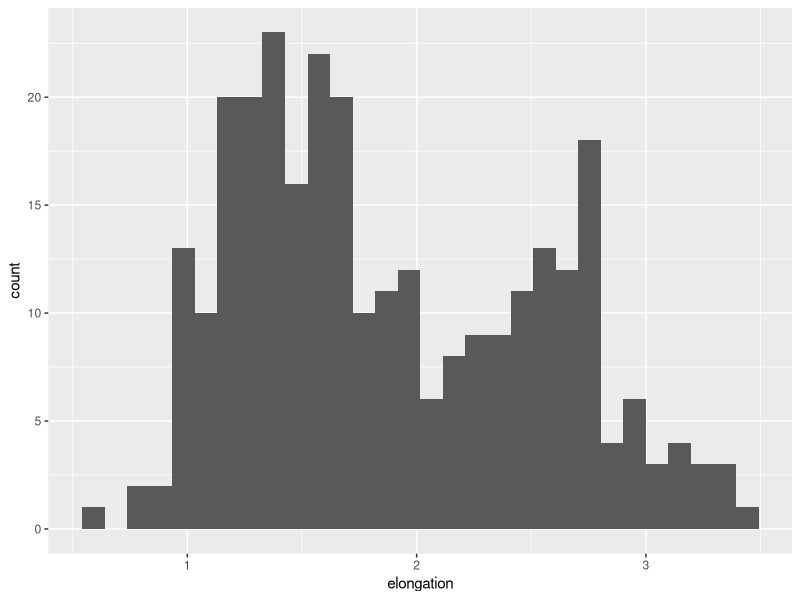
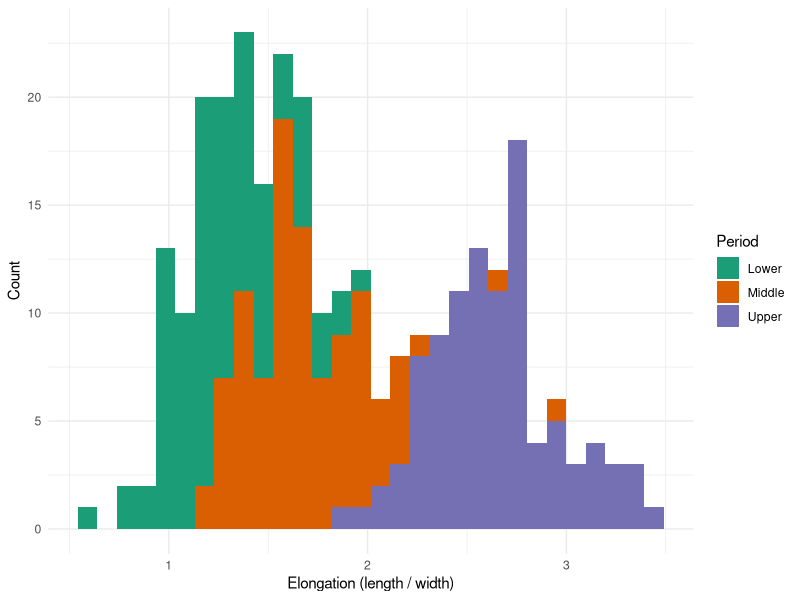
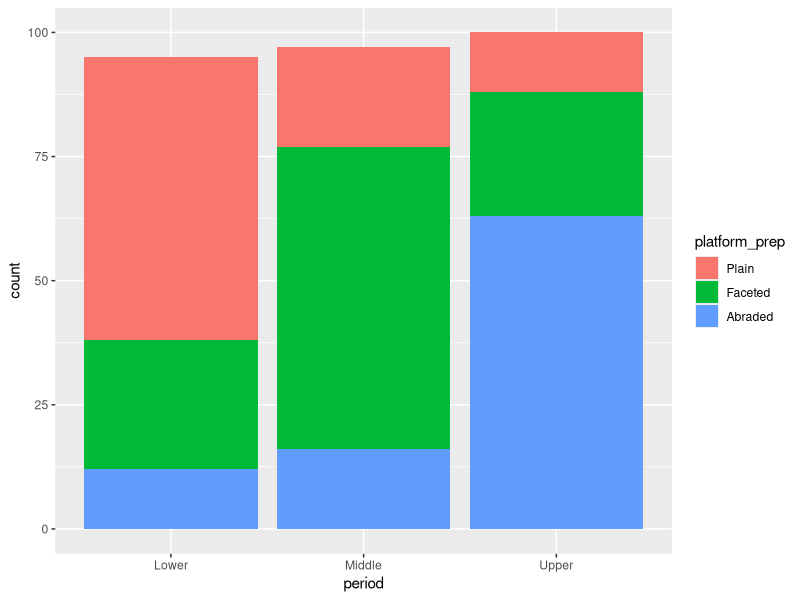
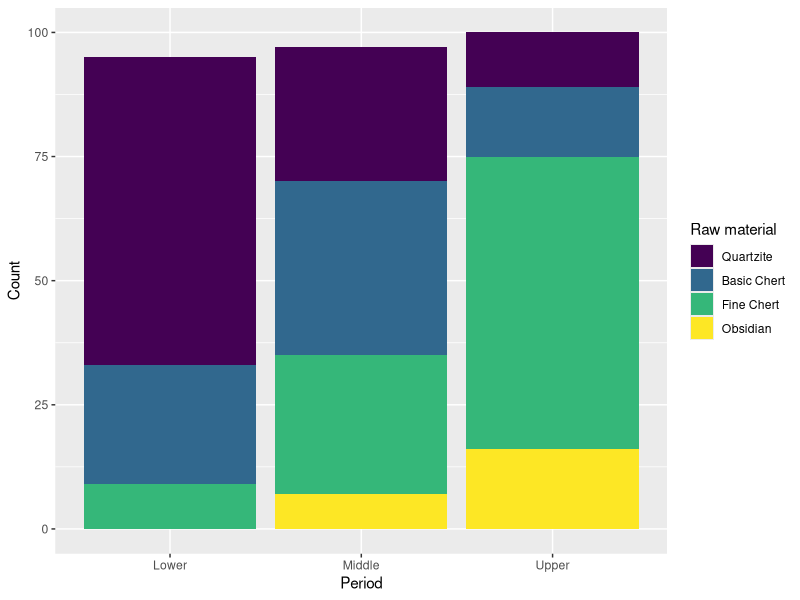
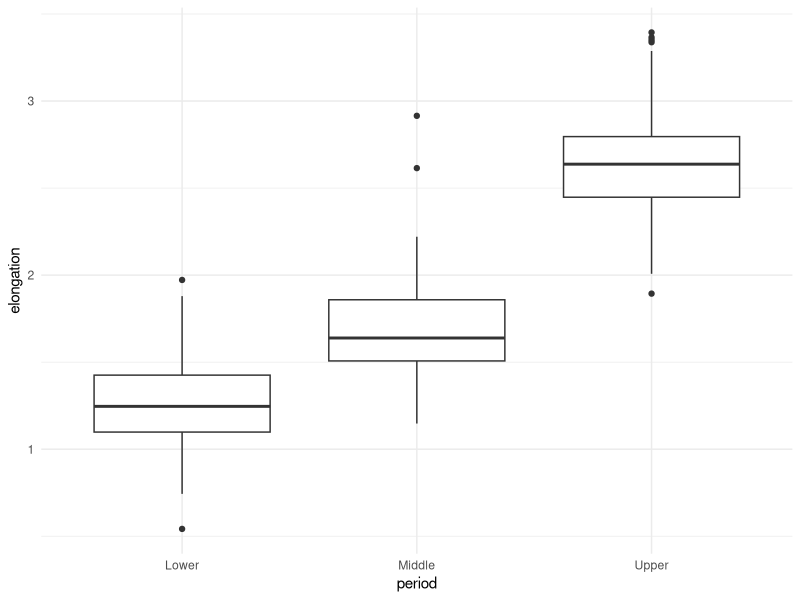
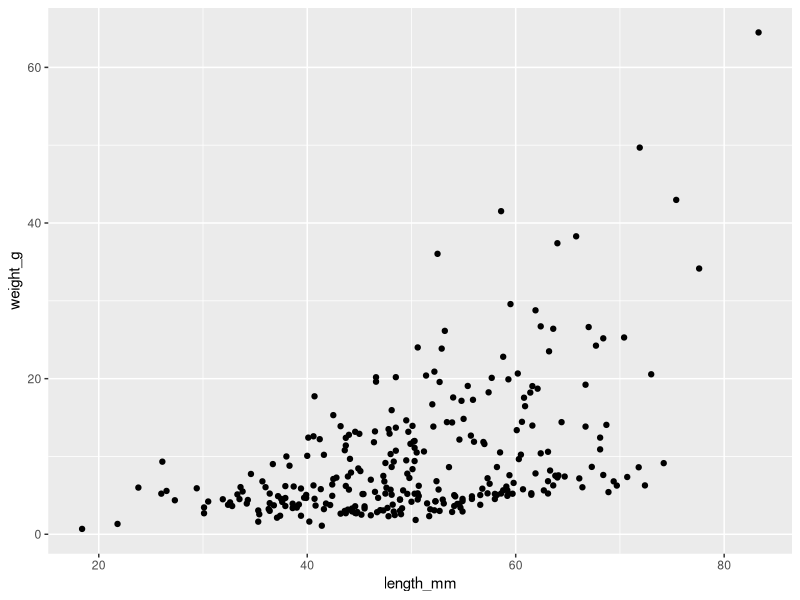
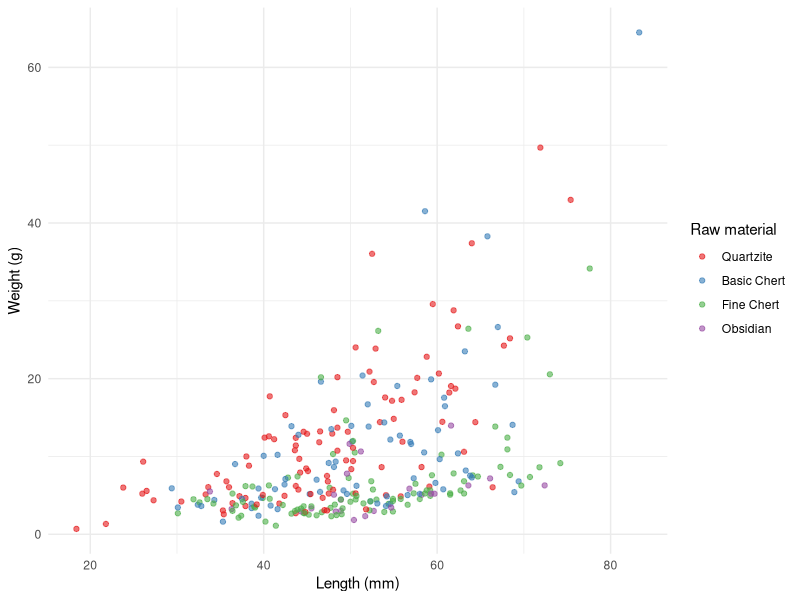

Source code (R) for these figures, in order:
# =============================================================================
# LESSON: 02-2 (Visualisation)
# =============================================================================
# LEARNING OBJECTIVES:
#   1. Build histograms, boxplots, and scatterplots with ggplot2
#   2. Apply brewer/viridis colour palettes correctly (never hardcoded colours)
#   3. See the Lower->Middle->Upper elongation trend directly, before any
#      formal statistical test is run - visualisation comes first, inference
#      second, which mirrors good archaeological practice generally
# =============================================================================

library(tidyverse)

lithics <- read_csv("data/lithics_clean.csv") |>
  mutate( # factor conversions control plot ordering. Without them, ggplot sorts alphabetically
    period = factor(period, 
                    levels = c("Lower", "Middle", "Upper")),
    raw_material  = factor(raw_material,
                    levels = c("Quartzite", "Basic Chert", "Fine Chert", "Obsidian")),
    platform_prep = factor(platform_prep, 
                           levels = c("Plain", "Faceted", "Abraded")))

# --- Histogram: elongation distribution by period ---------------------------
# WHY: a histogram shows DISTRIBUTION SHAPE, not just a single mean - this
#      matters here because we expect not just a shift in the centre of the
#      distribution across periods, but also a narrowing (lower variance) in
#      later periods, consistent with increasing standardisation of blade
#      production relative to earlier flake technologies.

ggplot(lithics) +  # start with basic histogram that we develop
  aes(x = elongation) + 
  geom_histogram() 

ggplot(lithics) + # develop the basic plot into more elaborate one
  aes(x = elongation, 
      fill = period) + 
  geom_histogram() +
  scale_fill_brewer(palette = "Dark2") +
  labs(x = "Elongation (length / width)", y = "Count", fill = "Period") +
  theme_minimal() # consider to show facet_wrap to improve

# INTERPRETATION: Upper Palaeolithic elongation values cluster in a
# narrower, higher range than Lower Palaeolithic values, which spread more
# widely around a lower centre. This is the FIRST visual hint of the
# flake -> Levallois -> blade technological trajectory, before any p-value
# has been computed. Bar-Yosef & Kuhn (1999) frame blade production as the
# defining laminar technology of this later trajectory.

# --- Barplot: elongation by period --- Raw material composition across periods
# =============================================================================
# WHY A STACKED BAR PLOT: this is fundamentally a COMPOSITIONAL question -
#      not "how many artefacts of each material exist" (which would be
#      sensitive to our arbitrary sample size choices) but "what PROPORTION
#      of each period's assemblage is made of each material." Converting
#      counts to within-period proportions BEFORE plotting is what makes
#      this a fair compositional comparison across periods of equal sample
#      size here, and would remain fair even if period sample sizes differed
#      in a real dataset.
# ARCHAEOLOGICAL BASIS: this is NOT a simple "more trade over time" story.
#      Lower Palaeolithic = bulk local material (low diversity). Middle
#      Palaeolithic = the MOST diverse/even mix of local and semi-local
#      materials (Bourguignon et al. on La Combette provisioning). Upper
#      Palaeolithic = one quality material dominant PLUS a much larger
#      persistent exotic component than earlier periods (long-distance,
#      quality-driven procurement). The pattern is bulk-local ->
#      diversified-local -> quality-and-exotic, not a linear increase in
#      "trade."

ggplot(lithics) + # basic barplot to setup for hypothesis test in next lesson
  aes(x = period,  
      fill = platform_prep)  +
  geom_bar()

ggplot(lithics) + # develop the basic barplot into a more polished plot
  aes(x = period,  
      fill = raw_material) +
  geom_bar() +
  scale_fill_viridis_d(option = "D") +
  labs(x = "Period", y = "Count", fill = "Raw material")

# INTERPRETATION: Lower Palaeolithic shows one colour band (Quartzite)
# dominating most of the bar. Middle Palaeolithic shows the most EVEN split
# across three-to-four colour bands - the most compositionally diverse
# period. Upper Palaeolithic shows one band (Fine Chert) dominant again,
# but with a visible, persistent Obsidian band that barely existed in
# earlier periods - this is the "exotic component" the literature
# documents, not simply "more of everything."

# --- Boxplot: elongation by period -------------------------------------------
# WHY: boxplots make the period-to-period SHIFT IN MEDIAN easier to compare
#      at a glance than a histogram does, at the cost of hiding some
#      distributional detail the histogram showed. Showing both is
#      deliberate - no single plot type tells the whole story.
ggplot(lithics) + # basic boxplot, can add ggbeeswarm
  aes(x = period, 
      y = elongation) +
  geom_boxplot() +
  theme_minimal()

# INTERPRETATION: if the three boxes barely overlap, that is a strong visual
# clue an ANOVA run on this variable will return a small p-value - the
# formal test in Lesson 2 confirms what the eye already suspects here.

# --- Scatterplot: length vs weight, coloured by raw material ----------------
# WHY: scatterplots reveal RELATIONSHIPS BETWEEN two continuous variables -
#      here, confirming that weight increases with length as physically
#      expected, while colour by raw_material shows whether different
#      materials occupy different regions of that relationship (e.g.
#      denser quartzite producing heavier flakes at a given length).

ggplot(lithics) + # basic scatterplot that we develop
  aes(x = length_mm,
      y = weight_g) +
  geom_point() 

ggplot(lithics) + # more elaborate scatterplot
  aes(x = length_mm,
      y = weight_g, 
      colour = raw_material) +
  geom_point(alpha = 0.6) +
  scale_colour_brewer(palette = "Set1") +
  labs(x = "Length (mm)", y = "Weight (g)", colour = "Raw material") +
  theme_minimal()  # consider to show facet_wrap to improve 

# INTERPRETATION: the positive length-weight relationship is expected and
# physically necessary (bigger flakes weigh more) 
